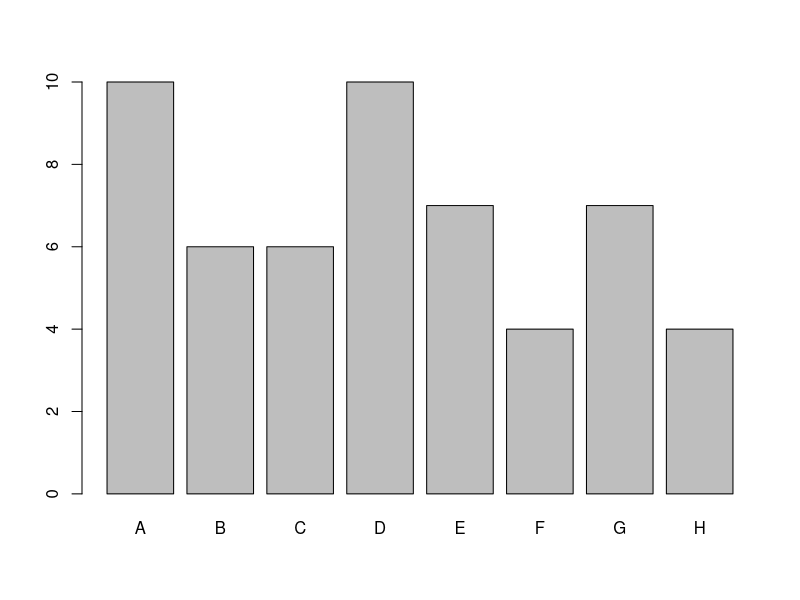
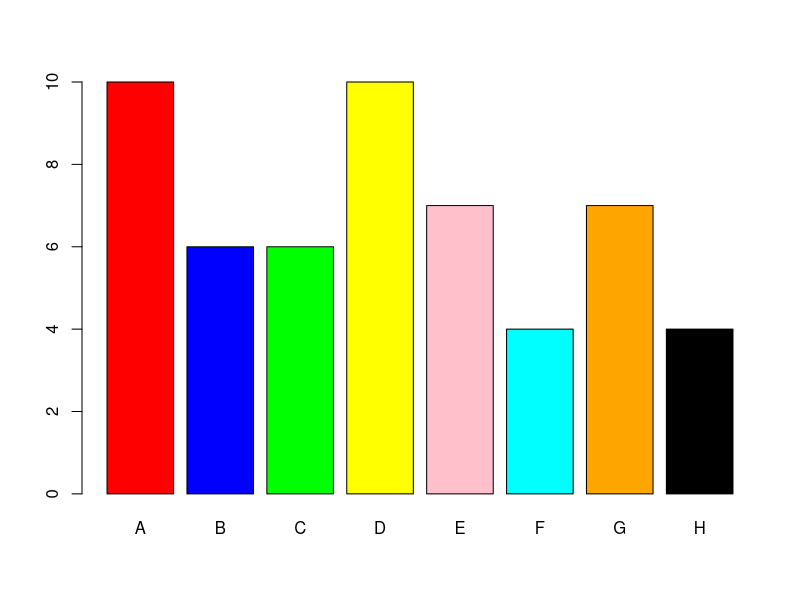
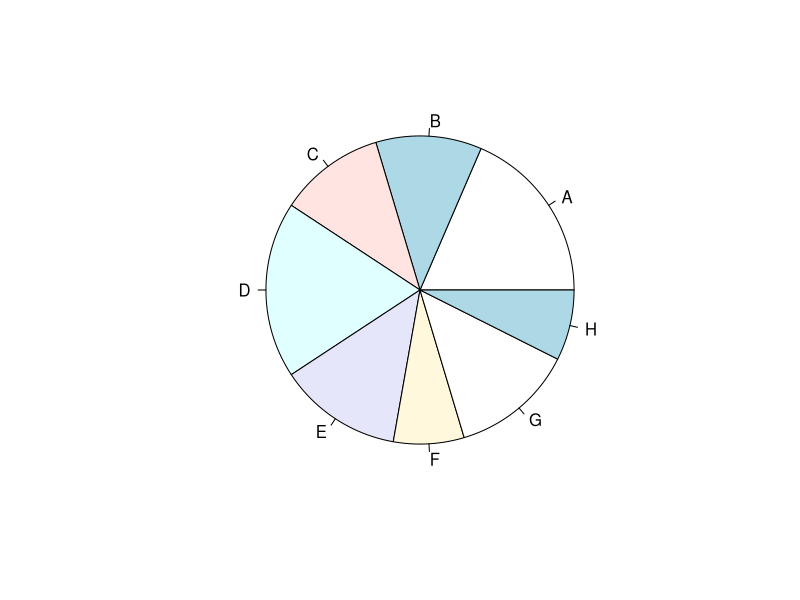
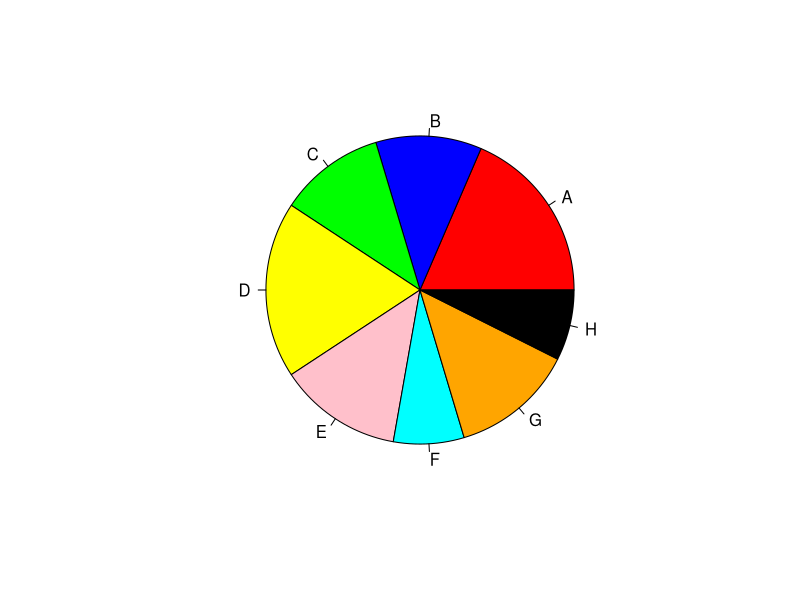
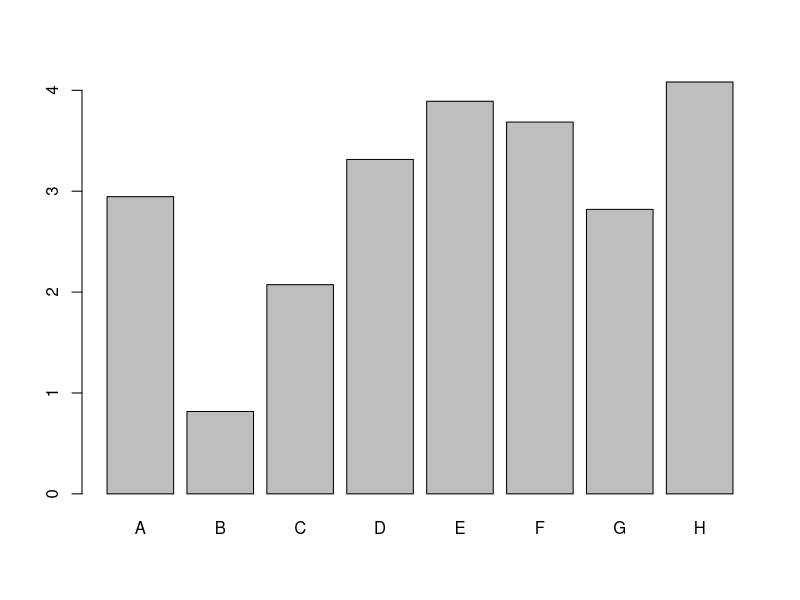
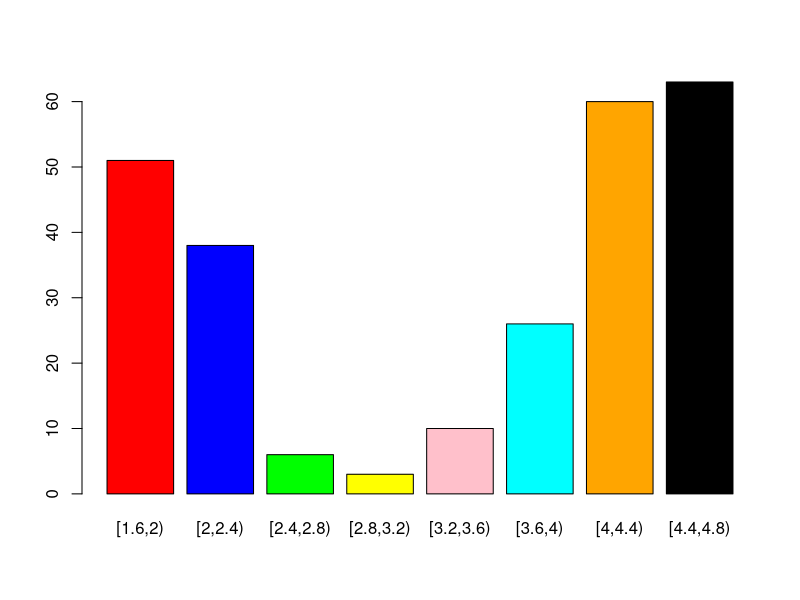
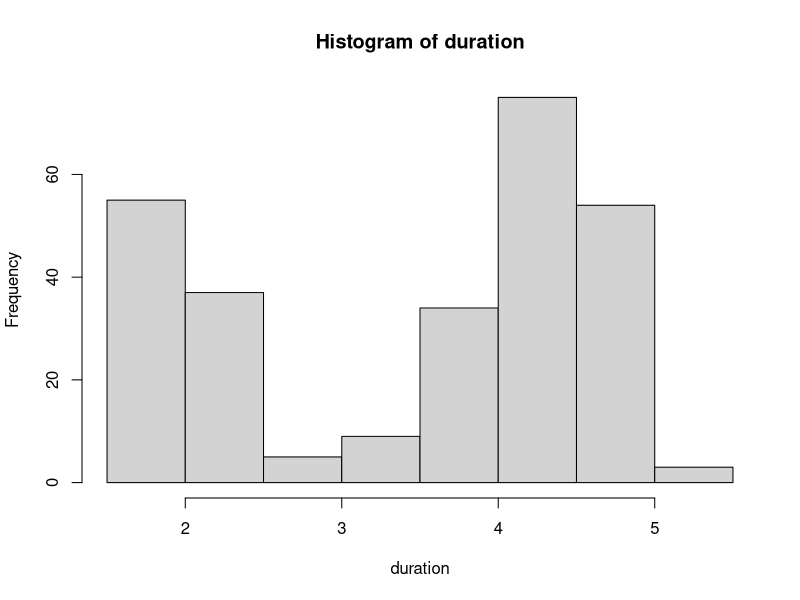
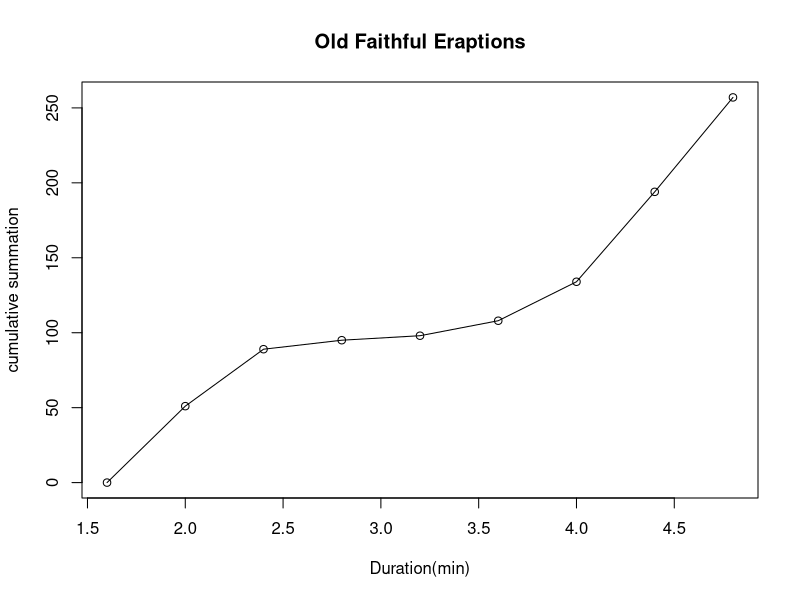

Reproduce these figures in R, in order.
#Catergorical Data
library(MASS)
View(painters)
painters$School

school = painters$School

#frequency
school.freq = table(school) 
school.freq
cbind(school.freq)

#relative frequency(frequency/sample size)
rel_frq <- school.freq/nrow(painters)
rel_frq #sum of all is always 1 
old = options(digits = 1)
rel_frq
options(old)

#barplot
barplot(school.freq)
colors = c("red","blue","green","yellow","pink","cyan","orange","black")
barplot(school.freq,col=colors)

#pieplot
pie(school.freq)
pie(school.freq,col = colors)

#summary
c_school <- school == "C"
c_school
c_painter <- painters[c_school,]
c_painter
mean(c_painter$Drawing)

#tapply
tapply(painters$Drawing, painters$School, mean)
tapply(painters$Drawing, painters$School, sd)
tapply(painters$Drawing, painters$School, range)
tapply(painters$Drawing, painters$School, IQR) #outlier detection

barplot(tapply(painters$Drawing, painters$School, sd))

#Quantitative data
View(faithful)
str(faithful)
sum(is.na(faithful))

duration <- faithful$eruptions
range(duration)

#creating bins
breaks = seq(1.6,5.1,by=0.4)
breaks
duration.bucket <- cut(duration, breaks, right=FALSE)
duration.bucket <- table(duration.bucket)

barplot(duration.bucket,col= colors)
hist(duration)

#relative freq
duration
breaks
duration.bucket
rel_feq<- duration.bucket/nrow(faithful)
rel_feq

#cumulative freq
cum.freq <- cumsum(duration.bucket)
cbind(cum.freq)
cumsumfreq0=c(0,cumsum(duration.bucket))


#plotting
plot(breaks,cumsumfreq0,main = "Old Faithful Eraptions", xlab = "Duration(min)", 
     ylab = "cumulative summation")
lines(breaks,cumsumfreq0)

#steam and leaf plot reverse of histogram
stem(duration)

#scatter plot
duration = faithful$eruptions
waiting = faithful$waiting
plot(duration,waiting)






















